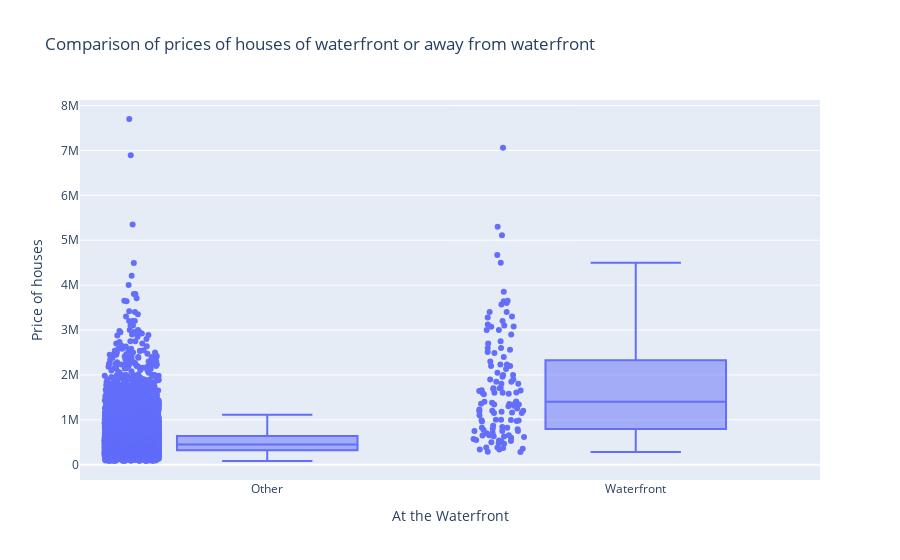

Here is the notebook cell this chart was saved with:
### Markdown cell above
### Plotly plot

### Code cell
#1 produce box plot of houses at waterfront and not and the prices
#ceate copy of df_kc_nonan for plotting
df_kc_nonan_cp = df_kc_nonan.copy()
#change label of waterfront
df_kc_nonan_cp['waterfront'] = df_kc_nonan_cp['waterfront'].map({0: 'Other', 1: 'Waterfront'})
#use plotly, for that use the dataframe without nan values in waterfront and yr_renovated
fig = px.box(df_kc_nonan_cp, x='waterfront', y='price', points='all', 
             labels={
                     "waterfront": "At the Waterfront",
                     "price": "Price of houses"
                 },
                title="Comparison of prices of houses of waterfront or away from waterfront")

fig.show()

### Figure 1 — Plotly figure (JSON) as saved in the notebook; plotly's stock layout.template omitted (floating-point values rounded to 4 significant figures; data arrays with more than 128 entries replaced by an {"elided": "..."} marker saying what was removed)
{"data": [{"alignmentgroup": "True", "boxpoints": "all", "hovertemplate": "At the Waterfront=%{x}<br>Price of houses=%{y}<extra></extra>", "legendgroup": "", "marker": {"color": "#636efa"}, "name": "", "notched": false, "offsetgroup": "", "orientation": "v", "showlegend": false, "type": "box", "x": {"elided": "15792 str values"}, "x0": " ", "xaxis": "x", "y": {"elided": "15792 int values"}, "y0": " ", "yaxis": "y"}], "layout": {"boxmode": "group", "legend": {"tracegroupgap": 0}, "title": {"text": "Comparison of prices of houses of waterfront or away from waterfront"}, "xaxis": {"anchor": "y", "domain": [0, 1], "title": {"text": "At the Waterfront"}}, "yaxis": {"anchor": "x", "domain": [0, 1], "title": {"text": "Price of houses"}}}}
